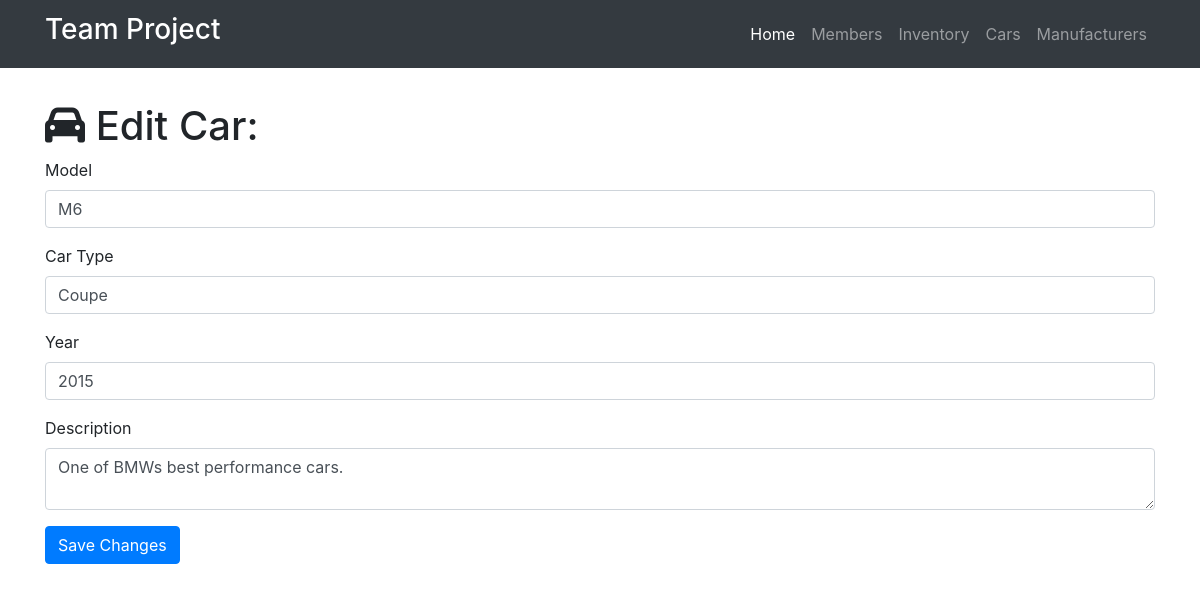
Screenshot of /car/edit/1 with the database file from the repository.
### project.py (models this page shows)
class Car(db.Model):
    __tablename__ = 'cars'
    id = db.Column(db.Integer, primary_key=True)
    model = db.Column(db.Integer)
    cartype = db.Column(db.String(256))
    year = db.Column(db.Integer)
    description = db.Column(db.Text)
    manufacturer_id = db.Column(db.Integer, db.ForeignKey('manufacturers.id'))

### project.py (the view, shortened to what this page needs)
@app.route('/car/edit/<int:id>', methods=['GET', 'POST'])
def edit_car(id):
    car = Car.query.filter_by(id=id).first()
    if request.method == 'GET':
        return render_template('car-edit.html', car=car)

### templates/car-edit.html (shortened to what this page needs)
{% extends "home-base.html" %}
{% block head%}
  {{super()}}
{% endblock %}
{% block page_content %}
<div class="container">
   <h1 class="mt-5"><i class="fa fa-car" aria-hidden="true"></i> Edit Car:</h1>
  <form action="/car/edit/{{car.id}}" method="post">
    <div class="form-group">
      <label>Model</label>
      <input class="form-control" type="text" name="model" value="{{car.model}}" required="true">
    </div>
    <div class="form-group">
    <label>Car Type</label>
    <input class="form-control" type="text" name="cartype" value="{{car.cartype}}" required="true">
  </div>
  <div class="form-group">
  <label>Year</label>
  <input class="form-control" type="text" name="year" value="{{car.year}}" required="true">
</div>
    <div class="form-group">
      <label>Description</label>
      <textarea class="form-control" name="description" required="true">{{car.description}}</textarea>
    </div>
    <button type="submit" class="btn btn-primary">Save Changes</button>
  </form>
 </div>
{% endblock %}

### templates/car-edit.html (style rules this page uses)
body { padding-top: 54px; }

### rows the page displays
Car: model "M6", cartype "Coupe", year "2015", description "One of BMWs best performance cars."
